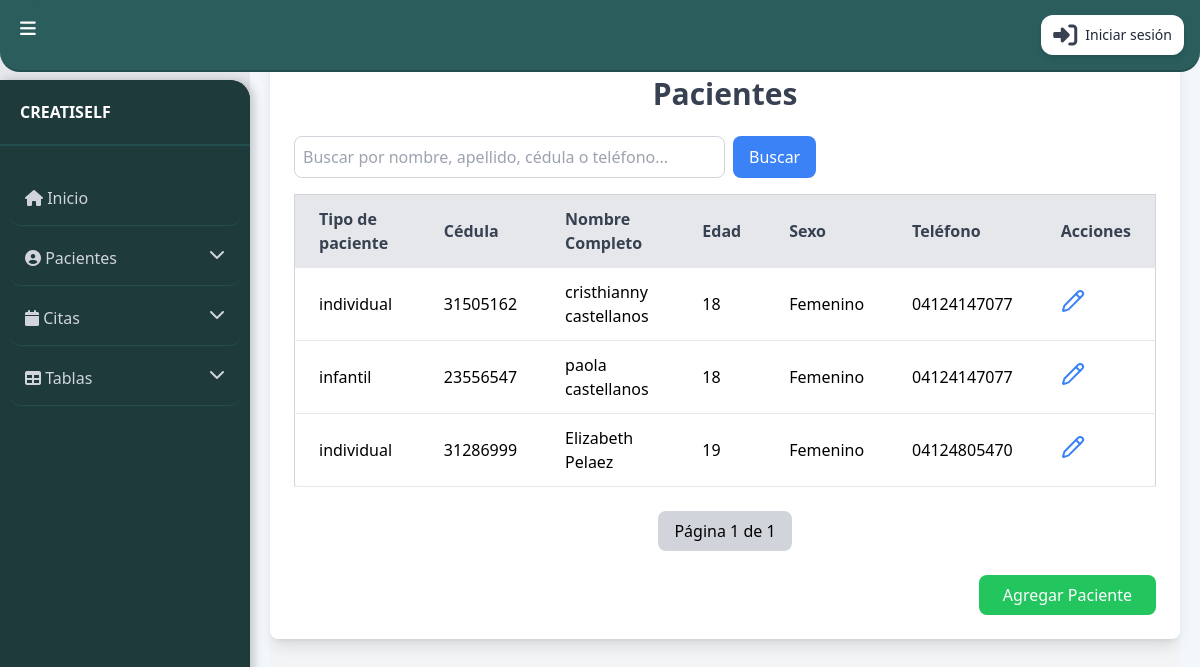
/pacientes/listar/, run on an earlier commit of the app's database.
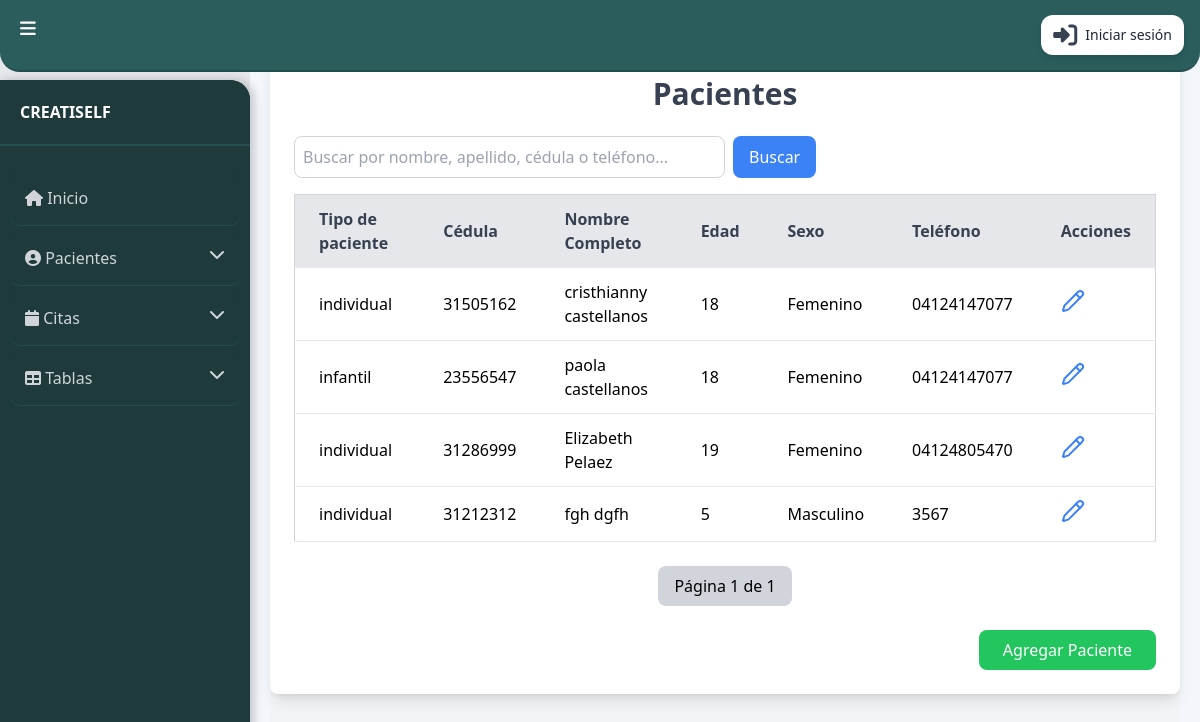
And on a later commit of the database.
### app/models.py (models this page shows, shortened)
class Paciente(models.Model):
    tipo_paciente = models.CharField(max_length=10, choices=[('individual', 'Individual'), ('infantil', 'Infantil'), ('pareja', 'Pareja') ])
    cedula = models.CharField(max_length=20, unique=True)
    nombre = models.CharField(max_length=50)
    nombre2 = models.CharField(max_length=50, blank=True, null=True)
    apellido = models.CharField(max_length=50)
    apellido2 = models.CharField(max_length=50, blank=True, null=True)
    telefono = models.CharField(max_length=20)
    edad = models.IntegerField()
    sexo = models.CharField(max_length=10, choices=[('masculino', 'Masculino'), ('femenino', 'Femenino')])
    direccion = models.TextField()
    nivel_academico = models.CharField(
    max_length=20,
    choices=[
        ('primaria', 'Primaria'),
        ('secundaria', 'Secundaria'),
        ('bachillerato', 'Bachillerato'),
        ('tecnico', 'Técnico'),
        ('tecnologo', 'Tecnólogo'),
        ('pregrado', 'Pregrado'),
        ('licenciatura', 'Licenciatura'),
        ('especializacion', 'Especialización'),
        ('maestria', 'Maestría'),
        ('doctorado', 'Doctorado'),
        ('postdoctorado', 'Postdoctorado'),
        ('diplomado', 'Diplomado'),
        ('curso', 'Curso'),
        ('sin_estudios', 'Sin estudios formales'),
    ],
    default='sin_estudios'
    )
    pais = models.ForeignKey('Pais', on_delete=models.CASCADE)
    estado = models.ForeignKey('Estado', on_delete=models.CASCADE)
    ciudad = models.ForeignKey('Ciudad', on_delete=models.CASCADE)
    antecedentes_personales = models.ForeignKey('AntecedentesPersonales', on_delete=models.SET_NULL, null=True, blank=True)
    condicion = models.ForeignKey('Condicion', on_delete=models.SET_NULL, null=True, blank=True)

### app/viewspacientes.py (the view)
# urls.py: path('pacientes/listar/', listar_pacientes, name='Listar_pacientes'),
def listar_pacientes(request):
    pacientes = Paciente.objects.all()
    query = request.GET.get('q', '')
    if query:
        pacientes = pacientes.filter(
            Q(cedula__icontains=query) |
            Q(nombre__icontains=query) |
            Q(apellido__icontains=query)
        )
    paginator = Paginator(pacientes, 15)
    page_number = request.GET.get('page')
    pacientes = paginator.get_page(page_number)
    context = {
        'pacientes': pacientes,
        'query': query,
        'condiciones': Condicion.objects.all(),
        'antecedentes': AntecedentesPersonales.objects.all(),
        'paises': Pais.objects.all(),
        'estados': Estado.objects.all(),
        'ciudades': Ciudad.objects.all(),
    }
    return render(request, 'paciente/listar_pacientes.html', context)

### app/templates/paciente/listar_pacientes.html (shortened to what this page needs)
{% extends 'base.html' %}
{% block content %}
<div class="min-h-screen bg-gray-100 py-8">
    <div class="max-w-6xl mx-auto bg-white p-6 rounded-lg shadow-lg">
        <h1 class="text-3xl font-bold text-center text-gray-700 mb-6">Pacientes</h1>
        <div class="overflow-x-auto">
         <form method="GET" action="{% url 'Listar_pacientes' %}" class="flex space-x-2 mb-4">
            <input
                type="text"
                id="searchInput"
                name="q"
                placeholder="Buscar por nombre, apellido, cédula o teléfono..."
                class="p-2 border border-gray-300 rounded-lg w-1/2"
                value="{{ query|default:'' }}"
                onkeyup="filterTable()"
            />
            <button type="submit" class="bg-blue-500 text-white px-4 py-2 rounded-lg hover:bg-blue-600">
                Buscar
            </button>
        </form>
            <table class="min-w-full bg-white border border-gray-300 rounded-lg shadow-sm">
                <thead class="bg-gray-200 text-gray-700 text-left">
                    <tr>
                        <th class="py-3 px-6 border-b">Tipo de paciente</th>
                        <th class="py-3 px-6 border-b">Cédula</th>
                        <th class="py-3 px-6 border-b">Nombre Completo</th>
                        <th class="py-3 px-6 border-b">Edad</th>
                        <th class="py-3 px-6 border-b">Sexo</th>
                        <th class="py-3 px-6 border-b">Teléfono</th>
                        <th class="py-3 px-6 border-b text-center">Acciones</th>
                    </tr>
                </thead>
                <tbody>
                    {% for paciente in pacientes %}
                        <tr class="border-b hover:bg-gray-100">
                            <td class="py-3 px-6">{{ paciente.tipo_paciente }}</td>
                            <td class="py-3 px-6">{{ paciente.cedula }}</td>
                            <td class="py-3 px-6">{{ paciente.nombre }} {{ paciente.apellido }}</td>
                            <td class="py-3 px-6">{{ paciente.edad }}</td>
                            <td class="py-3 px-6 capitalize">{{ paciente.sexo }}</td>
                            <td class="py-3 px-6">{{ paciente.telefono }}</td>
                            <td class="py-3 px-6">
                                <button class="text-blue-500 hover:text-blue-700" onclick="openModalEditarPaciente('{{ paciente.id }}')">
                                    <i data-lucide="pencil" class="w-6 h-6"></i>
                                </button>
                            </td>
                        </tr>
                    {% endfor %}
                </tbody>
            </table>
        </div>
        <div class="mt-6 flex justify-center space-x-2">
            <span class="px-4 py-2 bg-gray-300 rounded-lg">Página {{ pacientes.number }} de {{ pacientes.paginator.num_pages }}</span>
        </div>
        <div class="mt-6 flex justify-end">
            <a href="{% url 'Crear_pacientes' %}" class="bg-green-500 text-white py-2 px-6 rounded-lg hover:bg-green-600 transition">
                Agregar Paciente
            </a>
        </div>
    </div>
</div>
{% endblock %}

What changed in the data, as far as the page shows it:
added Paciente: tipo_paciente "individual", cedula "31212312", nombre "fgh", apellido "dgfh", edad "5", sexo "Masculino", telefono "3567"
